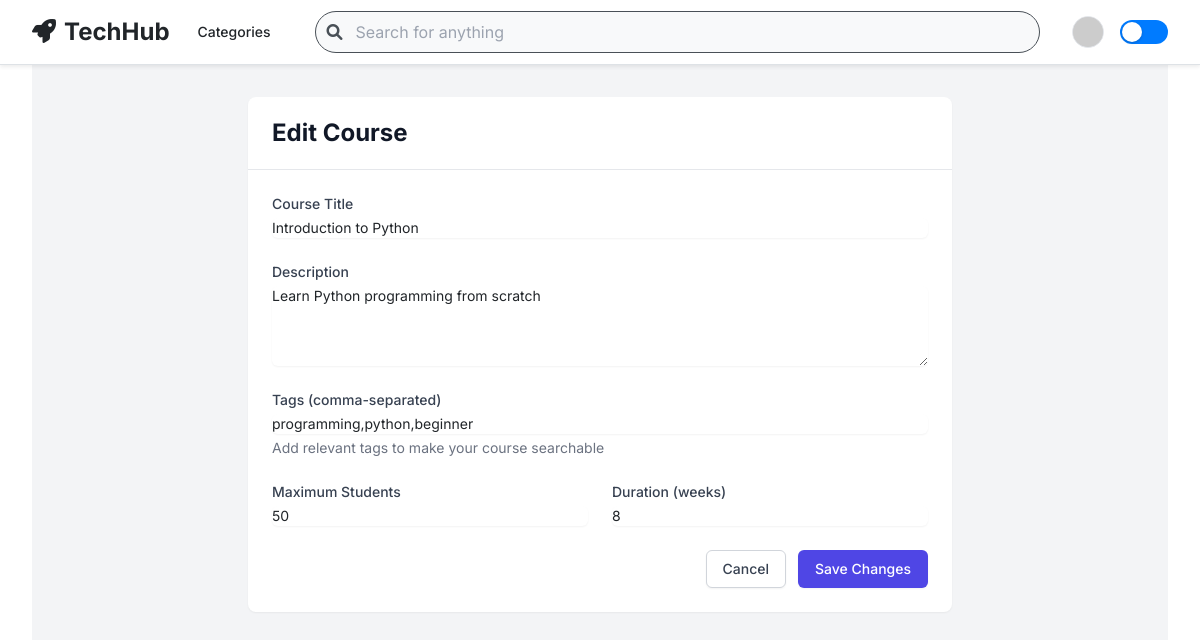
The app's page /admin/course/edit/1 (signed in) with its own data.
### app.py (models this page shows)
class Course(db.Model):
    id = db.Column(db.Integer, primary_key=True)
    title = db.Column(db.String(100), nullable=False)
    description = db.Column(db.Text, nullable=False)
    semantic_tags = db.Column(db.String(200))
    created_at = db.Column(db.DateTime, default=datetime.utcnow)
    user_id = db.Column(db.Integer, db.ForeignKey('user.id'))
    enrollments = db.relationship('Enrollment', backref='course', lazy=True)
    max_students = db.Column(db.Integer, default=50)
    start_date = db.Column(db.DateTime, default=datetime.utcnow)
    duration_weeks = db.Column(db.Integer, default=12)

### app.py (the view, shortened to what this page needs)
@app.route('/admin/course/edit/<int:course_id>', methods=['GET', 'POST'])
@login_required
@admin_required
def admin_edit_course(course_id):
    course = Course.query.get_or_404(course_id)
    return render_template('admin/course_form.html', course=course)

### app.py (called while the page is built)
@login_manager.user_loader
def load_user(user_id):
    return User.query.get(int(user_id))

@app.context_processor
def inject_now():
    return {'now': datetime.utcnow} # Use utcnow for consistency

def admin_required(f):
    @wraps(f)
    def decorated_function(*args, **kwargs):
        if not current_user.is_authenticated or not current_user.is_admin:
            flash('Access denied. Admin privileges required.', 'error')
            return redirect(url_for('home'))
        return f(*args, **kwargs)
    return decorated_function

### templates/admin/course_form.html (shortened to what this page needs)
{% extends "base.html" %}
{% block content %}
<div class="min-h-screen bg-gray-100">
    <div class="max-w-3xl mx-auto px-4 sm:px-6 lg:px-8 py-8">
        <div class="bg-white shadow-sm rounded-lg overflow-hidden">
            <div class="px-4 py-5 border-b border-gray-200 sm:px-6">
                <h1 class="text-2xl font-bold text-gray-900">
                    {{ 'Edit Course' if course else 'Add New Course' }}
                </h1>
            </div>
            <div class="px-4 py-5 sm:p-6">
                <form method="POST" class="space-y-6">
                    <div>
                        <label for="title" class="block text-sm font-medium text-gray-700">
                            Course Title
                        </label>
                        <div class="mt-1">
                            <input type="text"
                                   name="title"
                                   id="title"
                                   required
                                   value="{{ course.title if course else '' }}"
                                   class="shadow-sm focus:ring-indigo-500 focus:border-indigo-500 block w-full sm:text-sm border-gray-300 rounded-md">
                        </div>
                    </div>
                    <div>
                        <label for="description" class="block text-sm font-medium text-gray-700">
                            Description
                        </label>
                        <div class="mt-1">
                            <textarea name="description"
                                      id="description"
                                      rows="4"
                                      required
                                      class="shadow-sm focus:ring-indigo-500 focus:border-indigo-500 block w-full sm:text-sm border-gray-300 rounded-md">{{ course.description if course else '' }}</textarea>
                        </div>
                    </div>
                    <div>
                        <label for="tags" class="block text-sm font-medium text-gray-700">
                            Tags (comma-separated)
                        </label>
                        <div class="mt-1">
                            <input type="text"
                                   name="tags"
                                   id="tags"
                                   required
                                   value="{{ course.semantic_tags if course else '' }}"
                                   placeholder="e.g., python,programming,web development"
                                   class="shadow-sm focus:ring-indigo-500 focus:border-indigo-500 block w-full sm:text-sm border-gray-300 rounded-md">
                        </div>
                        <p class="mt-1 text-sm text-gray-500">
                            Add relevant tags to make your course searchable
                        </p>
                    </div>
                    <div class="grid grid-cols-1 gap-6 sm:grid-cols-2">
                        <div>
                            <label for="max_students" class="block text-sm font-medium text-gray-700">
                                Maximum Students
                            </label>
                            <div class="mt-1">
                                <input type="number"
                                       name="max_students"
                                       id="max_students"
                                       required
                                       min="1"
                                       value="{{ course.max_students if course else '50' }}"
                                       class="shadow-sm focus:ring-indigo-500 focus:border-indigo-500 block w-full sm:text-sm border-gray-300 rounded-md">
                            </div>
                        </div>
                        <div>
                            <label for="duration_weeks" class="block text-sm font-medium text-gray-700">
                                Duration (weeks)
                            </label>
                            <div class="mt-1">
                                <input type="number"
                                       name="duration_weeks"
                                       id="duration_weeks"
                                       required
                                       min="1"
                                       value="{{ course.duration_weeks if course else '12' }}"
                                       class="shadow-sm focus:ring-indigo-500 focus:border-indigo-500 block w-full sm:text-sm border-gray-300 rounded-md">
                            </div>
                        </div>
                    </div>
                    <div class="flex justify-end space-x-3">
                        <a href="{{ url_for('admin_dashboard') }}"
                           class="inline-flex items-center px-4 py-2 border border-gray-300 shadow-sm text-sm font-medium rounded-md text-gray-700 bg-white hover:bg-gray-50 focus:outline-none focus:ring-2 focus:ring-offset-2 focus:ring-indigo-500">
                            Cancel
                        </a>
                        <button type="submit"
                                class="inline-flex items-center px-4 py-2 border border-transparent rounded-md shadow-sm text-sm font-medium text-white bg-indigo-600 hover:bg-indigo-700 focus:outline-none focus:ring-2 focus:ring-offset-2 focus:ring-indigo-500">
                            {{ 'Save Changes' if course else 'Create Course' }}
                        </button>
                    </div>
                </form>
            </div>
        </div>
    </div>
</div>
{% endblock %}

### static/css/modern-ui.css (style rules this page uses)
:root { --primary: #007BFF; --primary-dark: #0056b3; --primary-light: #cfe2ff; --secondary: #6c757d; --secondary-dark: #5a6268; --accent: #17a2b8; --success: #28a745; --warning: #ffc107; --danger: #dc3545; --info: var(--accent); --gray-100: #f8f9fa; --gray-200: #e9ecef; --gray-300: #dee2e6; --gray-500: #adb5bd; --gray-700: #495057; --gray-900: #212529; --body-bg: white; --card-bg: white; --text-primary: var(--gray-900); --text-secondary: var(--gray-700); --border-color: var(--gray-300); --shadow-sm: 0 .125rem .25rem rgba(0,0,0,.075); --shadow: 0 .5rem 1rem rgba(0,0,0,.15); --shadow-md: 0 1rem 3rem rgba(0,0,0,.175); --shadow-lg: 0 1.5rem 4rem rgba(0, 0, 0, 0.2); --primary-rgb: 0, 123, 255; }
body { background-color: var(--body-bg); color: var(--text-primary); transition: background-color 0.3s ease, color 0.3s ease; font-family: 'Inter', sans-serif; }

### records on screen
Course: title "Introduction to Python", description "Learn Python programming from scratch", tags "programming,python,beginner", max_students "50", duration_weeks "8"

### other values on screen
{{ 'Edit Course' if course else 'Add New Course' }} "Edit Course"
{{ 'Save Changes' if course else 'Create Course' }} "Save Changes"
